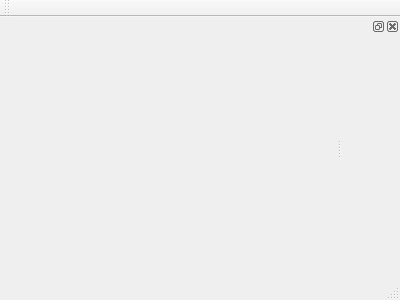
<?xml version="1.0" encoding="UTF-8"?>
<ui version="4.0">
 <class>MainWindow</class>
 <widget class="QMainWindow" name="MainWindow">
  <property name="geometry">
   <rect>
    <x>0</x>
    <y>0</y>
    <width>400</width>
    <height>300</height>
   </rect>
  </property>
  <property name="windowTitle">
   <string>MainWindow</string>
  </property>
  <widget class="VBoard" name="centralWidget"/>
  <widget class="QMenuBar" name="menuBar">
   <property name="geometry">
    <rect>
     <x>0</x>
     <y>0</y>
     <width>400</width>
     <height>25</height>
    </rect>
   </property>
  </widget>
  <widget class="QToolBar" name="mainToolBar">
   <attribute name="toolBarArea">
    <enum>TopToolBarArea</enum>
   </attribute>
   <attribute name="toolBarBreak">
    <bool>false</bool>
   </attribute>
  </widget>
  <widget class="QStatusBar" name="statusBar"/>
  <widget class="QDockWidget" name="dockWidget">
   <attribute name="dockWidgetArea">
    <number>2</number>
   </attribute>
   <widget class="VObjectInfoDialog" name="widgetObjectParametrs"/>
  </widget>
 </widget>
 <layoutdefault spacing="6" margin="11"/>
 <customwidgets>
  <customwidget>
   <class>VBoard</class>
   <extends>QWidget</extends>
   <header>VObject/vboard.h</header>
   <container>1</container>
  </customwidget>
  <customwidget>
   <class>VObjectInfoDialog</class>
   <extends>QWidget</extends>
   <header>VObject/vobjectinfodialog.h</header>
   <container>1</container>
  </customwidget>
 </customwidgets>
 <resources/>
 <connections/>
</ui>
